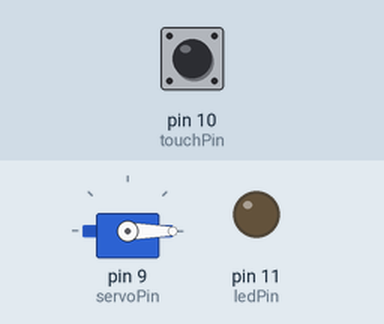
A sketch run on a simulated Arduino Uno, built with avr-gcc and run on an emulated ATmega328P. Shown: servo, output pins drawn as LEDs (lit = HIGH). The inputs (shaded band) are chosen by the test bench; at power-on: pin 10 (touchPin) LOW.

Above: at 1.2 s.
1.3 s: pin 10 (touchPin) pulled HIGH for 0.15 s
At 1.46 s:
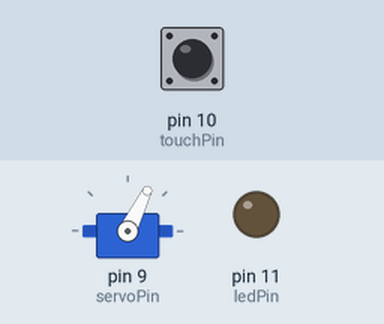
3.4 s: pin 10 (touchPin) pulled HIGH for 1 s
At 4.2 s:
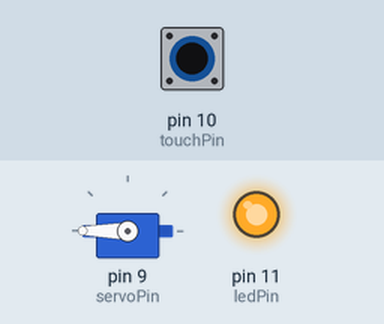
6.4 s: pin 10 (touchPin) pulled HIGH for 0.15 s
At 6.98 s:
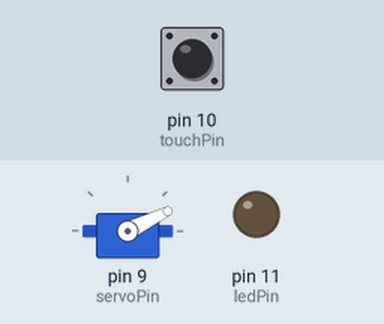
8.3 s: pin 10 (touchPin) pulled HIGH for 3.2 s
At 11.65 s:
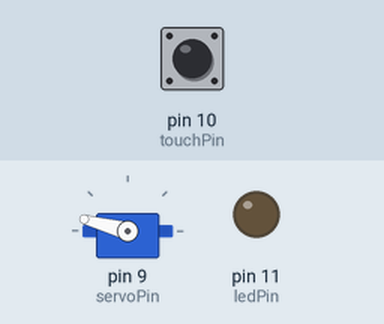
13.6 s: pin 10 (touchPin) pulled HIGH for 1 s
At 15.05 s:
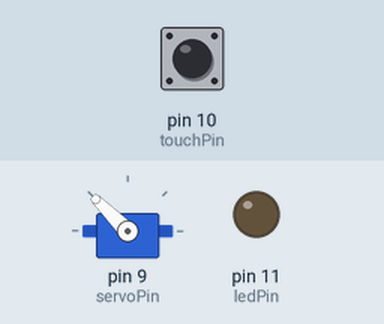
Timing chart, 0 to 17.6 s (numbered marks = the images above; inputs shaded):
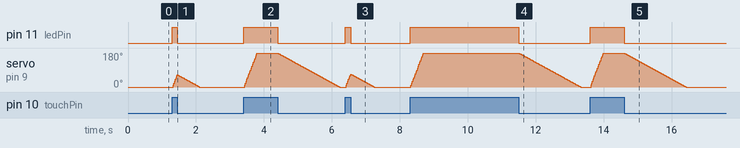

Measured:
- after the input at 1.3 s, pin 11 (ledPin): LOW → HIGH at once, → LOW 0.14 s later; servo on pin 9 (servoPin): rises from 0° to 64° in 0.12 s, then falls to 0° in 0.65 s
- after the input at 3.4 s, pin 11 (ledPin): LOW → HIGH at once, → LOW 0.99 s later; servo on pin 9 (servoPin): rises from 0° to 180° in 0.37 s, then falls to 0° in 2.4 s
- after the input at 6.4 s, pin 11 (ledPin): LOW → HIGH at once, → LOW 0.15 s later; servo on pin 9 (servoPin): rises from 0° to 68° in 0.13 s, then falls to 0° in 0.69 s
- after the input at 8.3 s, pin 11 (ledPin): LOW → HIGH at once, → LOW 3.2 s later; servo on pin 9 (servoPin): rises from 0° to 180° in 0.37 s, then falls to 0° in 4.6 s
- after the input at 13.6 s, pin 11 (ledPin): LOW → HIGH at once, → LOW 1.0 s later; servo on pin 9 (servoPin): rises from 0° to 180° in 0.36 s, then falls to 0° in 2.4 s

The sketch:

mod2_exp1.ino
```cpp
//Project eleven controllable servo
#include <Servo.h> // insert the Servo.h library
Servo myservo; // create servo object to control servo

const int servoPin = 9;
const int touchPin = 10;  // the number of the pushbutton pin
const int ledPin = 11;    // the number of the LED pin

int pos = 0; // position of servo

void setup() {
  myservo.attach(servoPin); //Attach the servo on pin 9 to the servo object.

  // declare the digital pins we are using as either input or output:
  pinMode(touchPin, INPUT);
  pinMode(ledPin, OUTPUT);

  // set initial LED state
  digitalWrite(ledPin, HIGH);
}

void loop() {
  // read the state of the touch sensor into a local variable:
  int reading = digitalRead(touchPin);
  Serial.print(reading);

  // if a touch event is detected turn the LED on:
  if (reading == 1) {
    digitalWrite(ledPin, HIGH);
    if (pos < 180) pos ++;
    myservo.write(pos);
    delay(2);
  // if not, turn off the LED
  } else {
    digitalWrite(ledPin, LOW);
    if (pos >= 0) pos--;
    myservo.write(pos);
    delay(10);
  }

  // Rotate loop
  /*for(pos = 0; pos < 180; pos += 1){ //servo turns from 0 to 180 in steps of 1 degree
    myservo.write(pos); //tell servo to go to position in variable 'pos'
    delay(1); //waits 15ms for the servo to reach the position
  }
  delay(1000);
  for(pos = 180; pos>=1; pos-=1) { // servo turns from 180 to 0 in steps of 1 degree
    myservo.write(pos); //tell servo to go to position in variable 'pos'
    delay(15); //waits 15ms for the servo to reach the position
  }
  delay(400);*/
}
```
